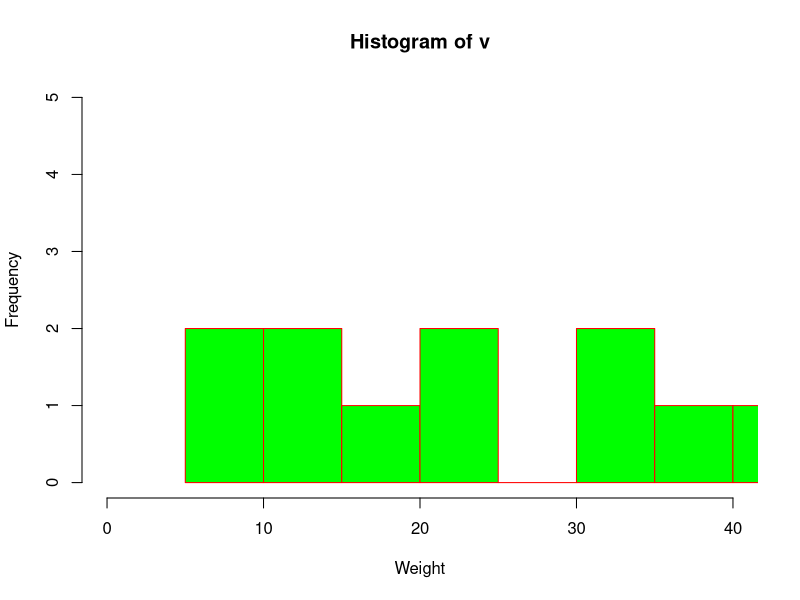

R code for this plot:
# Create data for the graph.
v <- c(9,13,21,8,36,22,12,41,31,33,19)

# Give the chart file a name.
png(file = "histogram_lim_breaks.png")

# Create the histogram.
hist(v,xlab = "Weight",col = "green",border = "red", xlim = c(0,40), ylim = c(0,5),
   breaks = 5)

# Save the file.
dev.off()